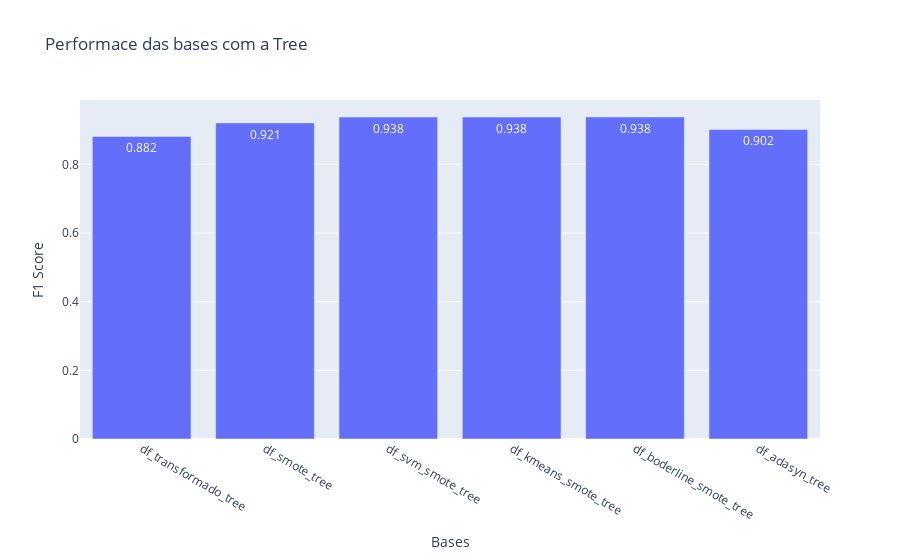

Here is the notebook cell this chart was saved with:
### Markdown cell above
##### Tree

### Code cell
fig_tree = go.Figure()

x = list(modelos_f1['tree'][0].keys())
y = list(modelos_f1['tree'][0].values())

y_formatted = [round(value, 3) for value in y]

fig_tree.add_bar(x=x, y=y, text=y_formatted, textposition='auto', textangle=-360)

fig_tree.update_layout(
    title='Performace das bases com a Tree',
    xaxis_title='Bases',
    yaxis_title='F1 Score'
)

fig_tree.show()

### Figure 1 — Plotly figure (JSON) as saved in the notebook; plotly's stock layout.template omitted (floating-point values rounded to 4 significant figures)
{"data": [{"text": ["0.882", "0.921", "0.938", "0.938", "0.938", "0.902"], "textangle": 0, "textposition": "auto", "type": "bar", "x": ["df_transformado_tree", "df_smote_tree", "df_svm_smote_tree", "df_kmeans_smote_tree", "df_boderline_smote_tree", "df_adasyn_tree"], "y": [0.8817, 0.9211, 0.9381, 0.9379, 0.9384, 0.9018]}], "layout": {"title": {"text": "Performace das bases com a Tree"}, "xaxis": {"title": {"text": "Bases"}}, "yaxis": {"title": {"text": "F1 Score"}}}}
